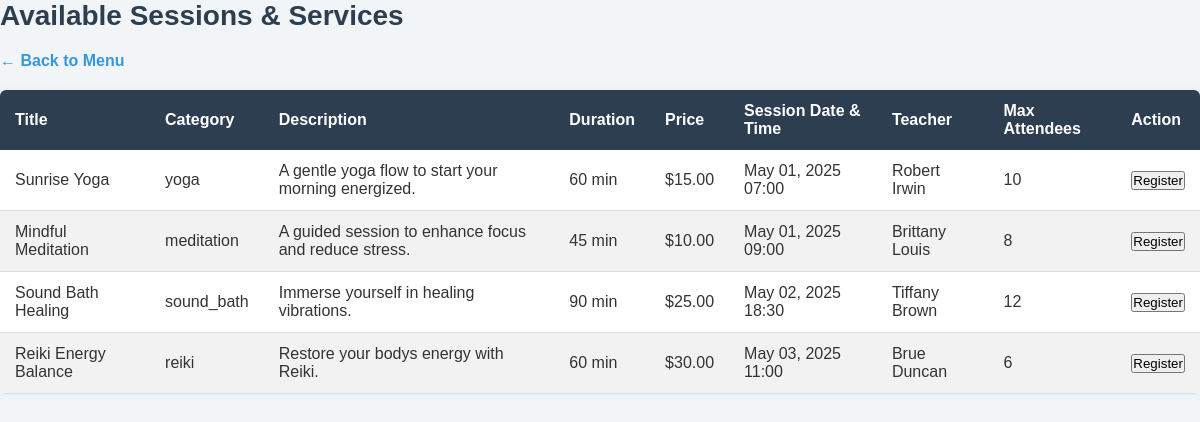
Screenshot of /app/views/user/register_booking.php with the database file from the repository.
### tables this page shows
CREATE TABLE sessions (
    session_id INT AUTO_INCREMENT PRIMARY KEY,
    service_id INT NOT NULL,
    teacher_id INT NOT NULL,
    session_datetime DATETIME NOT NULL,
    max_attendees INT NOT NULL,
    FOREIGN KEY (service_id) REFERENCES services(service_id),
    FOREIGN KEY (teacher_id) REFERENCES teachers(teacher_id)
);

CREATE TABLE services (
    service_id INT AUTO_INCREMENT PRIMARY KEY,
    title VARCHAR(100) NOT NULL, 
    description TEXT NOT NULL,
    category ENUM('yoga', 'meditation', 'sound_bath', 'reiki') NOT NULL,
    duration INT NOT NULL,  
    price DECIMAL(6,2) NOT NULL
);

CREATE TABLE teachers (
    teacher_id INT AUTO_INCREMENT PRIMARY KEY,
    first_name VARCHAR(50) NOT NULL,
    last_name VARCHAR(50) NOT NULL, 
    email VARCHAR(100) NOT NULL
);

### app/models/view_booking.php (called while the page is built, shortened)
<?php
class Booking {
    public function getAvailableSessions() {
        global $db;
        $stmt = $db->prepare("
            SELECT
                s.session_id,
                s.session_datetime,
                s.max_attendees,
                se.title,
                se.category,
                se.description,
                se.duration,
                se.price,
                t.first_name,
                t.last_name
            FROM sessions s
            JOIN services se ON s.service_id = se.service_id
            JOIN teachers t ON s.teacher_id = t.teacher_id
            ORDER BY s.session_datetime ASC
        ");
        $stmt->execute();
        return $stmt->fetchAll(PDO::FETCH_ASSOC);
    }
}
?>

### app/views/user/register_booking.php (the view, shortened to what this page needs)
<?php
require_once('../../../config/database.php');
require_once('../../models/view_booking.php');
$booking = new Booking();
$services = $booking->getAvailableSessions();
?>
<!DOCTYPE html>
<html lang="en">
<head>
    <link rel="stylesheet" href="../../../public/css/main.css">
</head>
<body class="user-body">
<h1 class="page-title">Available Sessions & Services</h1>
<a href="../user/user_dash.php" class="back-link">← Back to Menu</a>
<table class="services-table">
    <thead>
        <tr>
            <th>Title</th><th>Category</th><th>Description</th><th>Duration</th><th>Price</th>
            <th>Session Date & Time</th><th>Teacher</th><th>Max Attendees</th><th>Action</th>
        </tr>
    </thead>
    <tbody>
    <?php if (!empty($services)): ?>
        <?php foreach ($services as $service): ?>
            <tr>
                <td><?= htmlspecialchars($service['title']) ?></td>
                <td><?= htmlspecialchars($service['category']) ?></td>
                <td><?= htmlspecialchars($service['description']) ?></td>
                <td><?= htmlspecialchars($service['duration']) ?> min</td>
                <td>$<?= htmlspecialchars(number_format($service['price'], 2)) ?></td>
                <td><?= date('M d, Y H:i', strtotime($service['session_datetime'])) ?></td>
                <td><?= htmlspecialchars($service['first_name'] . ' ' . $service['last_name']) ?></td>
                <td><?= htmlspecialchars($service['max_attendees']) ?></td>
                <td>
                    <form method="POST" action="../../controllers/register_session_controller.php">
                        <button type="submit" class="action-button">Register</button>
                    </form>
                </td>
            </tr>
        <?php endforeach; ?>
    <?php else: ?>
        <tr>
            <td colspan="9">No available sessions at the moment.</td>
        </tr>
    <?php endif; ?>
    </tbody>
</table>
</body>
</html>

### public/css/main.css (style rules this page uses)
* { margin: 0; padding: 0; box-sizing: border-box; }
body { font-family: Arial, sans-serif; background-color: #f1f5f8; color: #333; display: flex; flex-direction: column; min-height: 100vh; }
form { width: 100%; display: flex; flex-direction: column; align-items: flex-start; }
.page-title { font-size: 28px; color: #2c3e50; margin-bottom: 20px; }
.back-link { display: inline-block; margin-bottom: 20px; text-decoration: none; color: #3498db; font-weight: bold; }
.services-table { width: 100%; border-collapse: collapse; background-color: #ffffff; box-shadow: 0 0 10px rgba(0, 0, 0, 0.05); border-radius: 6px; overflow: hidden; }
.services-table th { background-color: #2c3e50; color: white; padding: 12px 15px; text-align: left; }
.services-table td { padding: 12px 15px; border-bottom: 1px solid #ddd; }
.services-table tr:nth-child(even) { background-color: #f2f2f2; }

### rows the page displays
sessions: service.title "Sunrise Yoga", service.category "yoga", service.description "A gentle yoga flow to start your morning energized.", service.duration "60", service.price "15.00", session_datetime "May 01, 2025 07:00", teacher.last_name "Robert Irwin", max_attendees "10"
sessions: service.title "Mindful Meditation", service.category "meditation", service.description "A guided session to enhance focus and reduce stress.", service.duration "45", service.price "10.00", session_datetime "May 01, 2025 09:00", teacher.last_name "Brittany Louis", max_attendees "8"
sessions: service.title "Sound Bath Healing", service.category "sound_bath", service.description "Immerse yourself in healing vibrations.", service.duration "90", service.price "25.00", session_datetime "May 02, 2025 18:30", teacher.last_name "Tiffany Brown", max_attendees "12"
sessions: service.title "Reiki Energy Balance", service.category "reiki", service.description "Restore your bodys energy with Reiki.", service.duration "60", service.price "30.00", session_datetime "May 03, 2025 11:00", teacher.last_name "Brue Duncan", max_attendees "6"
